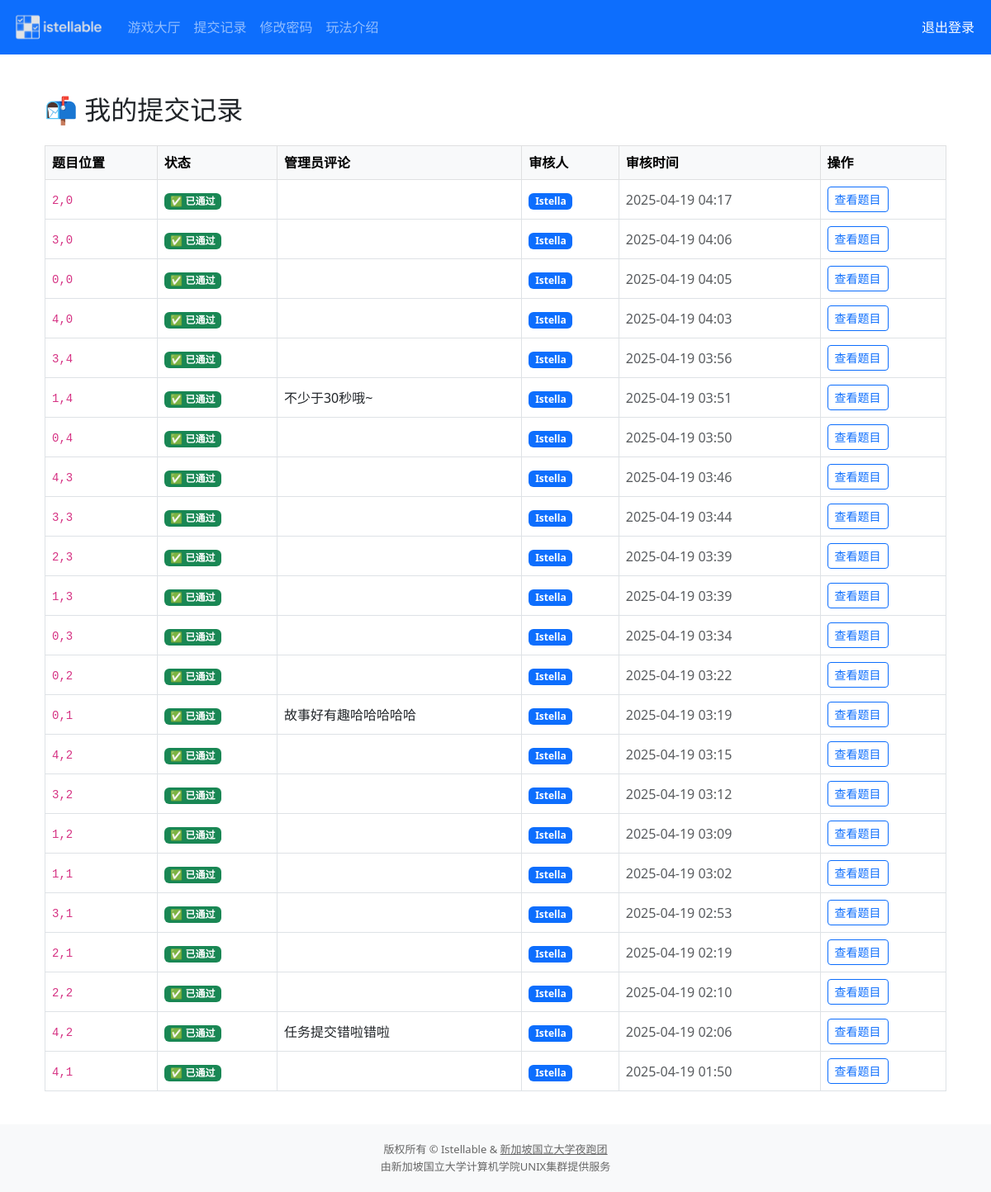
The app's page /player/messages (signed in) with its own data.
### app/models/submission.py (models this page shows)
class Submission(db.Model):
    __tablename__ = 'submissions'
    id = db.Column(db.Integer, primary_key=True)
    user_id = db.Column(db.Integer, db.ForeignKey('users.id'), nullable=False)
    problem_id = db.Column(db.Integer, db.ForeignKey('problems.id'), nullable=False)
    image_path = db.Column(db.Text, nullable=True)
    description = db.Column(db.Text)
    status = db.Column(db.String(20), default='pending')  # pending / approved / rejected / archived
    submitted_at = db.Column(db.DateTime, server_default=db.func.now())
    updated_at = db.Column(db.DateTime, default=db.func.now(), onupdate=db.func.now())
    __table_args__ = (db.UniqueConstraint('user_id', 'problem_id'),)

### app/models/problem.py (models this page shows)
class Problem(db.Model):
    __tablename__ = 'problems'
    id = db.Column(db.Integer, primary_key=True)
    row_index = db.Column(db.Integer, nullable=False)
    col_index = db.Column(db.Integer, nullable=False)
    normal_question = db.Column(db.Text, nullable=False)
    spy_question = db.Column(db.Text)
    is_published = db.Column(db.Boolean, default=False)
    created_at = db.Column(db.DateTime, server_default=db.func.now())
    updated_at = db.Column(db.DateTime, server_default=db.func.now(), onupdate=db.func.now())
    __table_args__ = (db.UniqueConstraint('row_index', 'col_index'),)

### app/models/user.py (models this page shows, shortened)
class User(UserMixin, db.Model):
    __tablename__ = 'users'
    id = db.Column(db.Integer, primary_key=True)
    username = db.Column(db.String(50), unique=True, nullable=False)
    password_hash = db.Column(db.String(255), nullable=False)
    is_admin = db.Column(db.Boolean, default=False)
    is_super_admin = db.Column(db.Boolean, default=False)
    created_at = db.Column(db.DateTime, server_default=db.func.now())
    team = db.relationship("UserTeam", back_populates="user", uselist=False)

### app/models/review.py (models this page shows)
class Review(db.Model):
    __tablename__ = 'reviews'
    id = db.Column(db.Integer, primary_key=True)
    submission_id = db.Column(db.Integer, db.ForeignKey('submissions.id'), nullable=False)
    admin_id = db.Column(db.Integer, db.ForeignKey('users.id'), nullable=False)
    result = db.Column(db.String(20), nullable=False)  # approved / rejected
    comment = db.Column(db.Text)
    is_spy_attack = db.Column(db.Boolean, default=False)
    reviewed_at = db.Column(db.DateTime, server_default=db.func.now())

### app/routes/player.py (the view)
@player_bp.route("/messages")
@login_required
def message_center():
    reviews = Review.query.join(Submission, Review.submission_id == Submission.id).filter(
        Submission.user_id == current_user.id
    ).order_by(Review.reviewed_at.desc()).all()
    messages = []
    for review in reviews:
        sub = Submission.query.get(review.submission_id)
        prob = Problem.query.get(sub.problem_id)
        admin = User.query.get(review.admin_id) if review.admin_id else None
        messages.append((sub, prob, review, admin))
    return render_template("player/messages.html", messages=messages)

### app/__init__.py (called while the page is built)
def create_app():
    app = Flask(
        __name__,
        static_folder=os.path.abspath(os.path.join(os.path.dirname(__file__), "..", "static")),
        static_url_path="/static"
    )
    app.config.from_object(Config)
    db.init_app(app)
    login_manager.init_app(app)
    migrate.init_app(app, db)
    from app.routes import auth_bp, admin_bp, player_bp
    app.register_blueprint(auth_bp)
    app.register_blueprint(admin_bp, url_prefix="/admin")
    app.register_blueprint(player_bp, url_prefix="/player")
    @app.context_processor
    def inject_user_role():
        return {
            "is_admin": current_user.is_authenticated and current_user.is_admin,
            "is_super_admin": current_user.is_authenticated and current_user.is_super_admin,
            "current_user": current_user
        }
    return app

### app/routes/auth.py (called while the page is built)
@login_manager.user_loader
def load_user(user_id):
    return User.query.get(int(user_id))

### app/templates/player/messages.html
{% extends "layout.html" %}
{% block content %}
<div class="container py-4">
  <h2 class="mb-4">📬 我的提交记录</h2>
  {% if messages %}
  <div class="table-responsive">
    <table class="table table-bordered align-middle">
      <thead class="table-light">
        <tr>
          <th>题目位置</th>
          <th>状态</th>
          <th>管理员评论</th>
          <th>审核人</th>
          <th>审核时间</th>
          <th>操作</th>
        </tr>
      </thead>
      <tbody>
        {% for sub, prob, review, admin in messages %}
        <tr>
          <td><code>{{ prob.row_index }},{{ prob.col_index }}</code></td>
          <td>
            {% if sub.status == 'archived' %}
              <span class="badge bg-success">✅ 已通过</span>
            {% elif sub.status == 'rejected' %}
              <span class="badge bg-danger">❌ 被驳回</span>
            {% else %}
              <span class="badge bg-secondary">未知状态</span>
            {% endif %}
          </td>
          <td>{{ review.comment if review else '-' }}</td>
          <td>
            {% if admin %}
              <span class="badge bg-primary">{{ admin.username }}</span>
            {% else %}
              <span class="text-muted">-</span>
            {% endif %}
          </td>
          <td class="text-muted">
            {{ review.reviewed_at.strftime("%Y-%m-%d %H:%M") if review else '-' }}
          </td>
          <td>
            <a href="{{ url_for('player_bp.view_problem', pid=prob.id) }}" class="btn btn-sm btn-outline-primary">
              查看题目
            </a>
          </td>
        </tr>
        {% endfor %}
      </tbody>
    </table>
  </div>
  {% else %}
    <p class="text-muted">你还没有提交过任何题目。</p>
  {% endif %}
</div>
{% endblock %}

### app/templates/layout.html (shortened to what this page needs)
<!DOCTYPE html>
<html lang="zh">
<head>
  <link href="https://cdn.jsdelivr.net/npm/bootstrap@5.3.0/dist/css/bootstrap.min.css" rel="stylesheet">
</head>
<body>
  <nav class="navbar navbar-expand-lg {% if is_admin %}navbar-dark bg-danger{% else %}navbar-dark bg-primary{% endif %}">
    <div class="container-fluid">
        <a class="navbar-brand" href="">
            <img src="{{ url_for('static', filename='logo_horizontal.png') }}" alt="BINGO Logo" height="40">
          </a>
      <div class="collapse navbar-collapse" id="navbarNav">
        <ul class="navbar-nav me-auto mb-2 mb-lg-0">
            {% if current_user.is_authenticated %}
              {% if is_admin %}
                <li class="nav-item"><a class="nav-link" href="/admin/dashboard">控制面板</a></li>
                <li class="nav-item"><a class="nav-link" href="/admin/users">用户管理</a></li>
                <li class="nav-item"><a class="nav-link" href="/admin/problems">题库管理</a></li>
                <li class="nav-item"><a class="nav-link" href="/admin/review">审批中心</a></li>
                <li class="nav-item"><a class="nav-link" href="/admin/teams">榜单</a></li>
              {% else %}
                <li class="nav-item"><a class="nav-link" href="/player/dashboard">游戏大厅</a></li>
                <li class="nav-item"><a class="nav-link" href="/player/messages">提交记录</a></li>
                <li class="nav-item"><a class="nav-link" href="/player/change_password">修改密码</a></li>
                <li class="nav-item"><a class="nav-link" href="{{ url_for('auth_bp.help_page') }}">玩法介绍</a></li>
              {% endif %}
            {% else %}
              <li class="nav-item"><a class="nav-link" href="{{ url_for('auth_bp.login') }}">登录</a></li>
              <li class="nav-item"><a class="nav-link" href="{{ url_for('auth_bp.help_page') }}">玩法介绍</a></li>
            {% endif %}
          </ul>
        <ul class="navbar-nav">
            {% if current_user.is_authenticated %}
          <li class="nav-item">
            <a class="nav-link text-white" href="{{ url_for('auth_bp.logout') }}">退出登录</a>
          </li>
          {% endif %}
        </ul>
      </div>
    </div>
  </nav>
  <div class="container mt-4 content">
    {% block content %}{% endblock %}
  </div>
  <footer class="footer">
    版权所有 © Istellable & <a href="https://blog.nus.edu.sg/nightrunners/" style="color: #666; text-decoration: underline;" >新加坡国立大学夜跑团</a>
    <br>
    由新加坡国立大学计算机学院UNIX集群提供服务
  </footer>
</body>
</html>

### app/templates/layout.html (style rules this page uses)
html, body { height: 100%; margin: 0; }
body { display: flex; flex-direction: column; min-height: 100vh; }
.content { flex: 1; }
.footer { text-align: center; font-size: 13px; color: #666; padding: 20px; line-height: 1.6; background-color: #f8f9fa; }

### records on screen
Submission: row_index "2", col_index "0", status "✅ 已通过", username "Istella", reviewed_at "2025-04-19 04:17"
Submission: row_index "3", col_index "0", status "✅ 已通过", username "Istella", reviewed_at "2025-04-19 04:06"
Submission: row_index "0", col_index "0", status "✅ 已通过", username "Istella", reviewed_at "2025-04-19 04:05"
Submission: row_index "4", col_index "0", status "✅ 已通过", username "Istella", reviewed_at "2025-04-19 04:03"
Submission: row_index "3", col_index "4", status "✅ 已通过", username "Istella", reviewed_at "2025-04-19 03:56"
Submission: row_index "1", col_index "4", status "✅ 已通过", comment "不少于30秒哦~", username "Istella", reviewed_at "2025-04-19 03:51"
Submission: row_index "0", col_index "4", status "✅ 已通过", username "Istella", reviewed_at "2025-04-19 03:50"
Submission: row_index "4", col_index "3", status "✅ 已通过", username "Istella", reviewed_at "2025-04-19 03:46"
Submission: row_index "3", col_index "3", status "✅ 已通过", username "Istella", reviewed_at "2025-04-19 03:44"
Submission: row_index "2", col_index "3", status "✅ 已通过", username "Istella", reviewed_at "2025-04-19 03:39"
Submission: row_index "1", col_index "3", status "✅ 已通过", username "Istella", reviewed_at "2025-04-19 03:39"
Submission: row_index "0", col_index "3", status "✅ 已通过", username "Istella", reviewed_at "2025-04-19 03:34"
Submission: row_index "0", col_index "2", status "✅ 已通过", username "Istella", reviewed_at "2025-04-19 03:22"
Submission: row_index "0", col_index "1", status "✅ 已通过", comment "故事好有趣哈哈哈哈哈", username "Istella", reviewed_at "2025-04-19 03:19"
Submission: row_index "4", col_index "2", status "✅ 已通过", username "Istella", reviewed_at "2025-04-19 03:15", comment "任务提交错啦错啦", reviewed_at "2025-04-19 02:06"
Submission: row_index "3", col_index "2", status "✅ 已通过", username "Istella", reviewed_at "2025-04-19 03:12"
Submission: row_index "1", col_index "2", status "✅ 已通过", username "Istella", reviewed_at "2025-04-19 03:09"
Submission: row_index "1", col_index "1", status "✅ 已通过", username "Istella", reviewed_at "2025-04-19 03:02"
Submission: row_index "3", col_index "1", status "✅ 已通过", username "Istella", reviewed_at "2025-04-19 02:53"
Submission: row_index "2", col_index "1", status "✅ 已通过", username "Istella", reviewed_at "2025-04-19 02:19"
Submission: row_index "2", col_index "2", status "✅ 已通过", username "Istella", reviewed_at "2025-04-19 02:10"
Submission: row_index "4", col_index "1", status "✅ 已通过", username "Istella", reviewed_at "2025-04-19 01:50"
